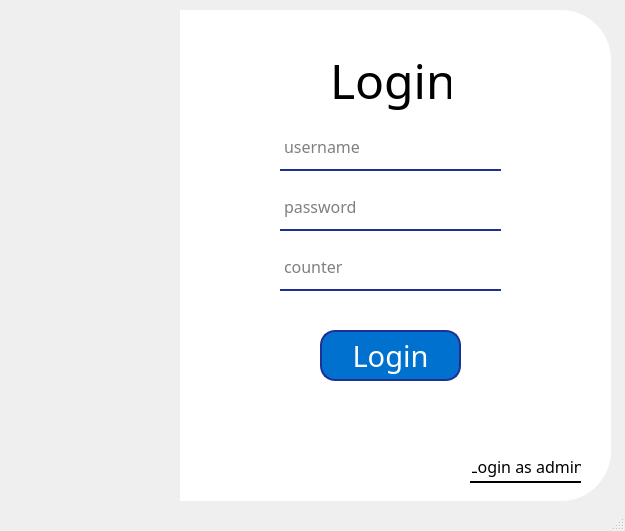
<?xml version="1.0" encoding="UTF-8"?>
<ui version="4.0">
 <class>MainWindow</class>
 <widget class="QMainWindow" name="MainWindow">
  <property name="geometry">
   <rect>
    <x>0</x>
    <y>0</y>
    <width>625</width>
    <height>531</height>
   </rect>
  </property>
  <property name="minimumSize">
   <size>
    <width>625</width>
    <height>531</height>
   </size>
  </property>
  <property name="maximumSize">
   <size>
    <width>625</width>
    <height>531</height>
   </size>
  </property>
  <property name="windowTitle">
   <string>MainWindow</string>
  </property>
  <property name="styleSheet">
   <string notr="true">background-color: none</string>
  </property>
  <property name="tabShape">
   <enum>QTabWidget::Rounded</enum>
  </property>
  <widget class="QWidget" name="centralwidget">
   <widget class="QLabel" name="login_lb_frameleft">
    <property name="geometry">
     <rect>
      <x>10</x>
      <y>10</y>
      <width>171</width>
      <height>491</height>
     </rect>
    </property>
    <property name="styleSheet">
     <string notr="true">border-image: url(:/Images/screens/images/blue_background.jpeg);
border-top-left-radius: 50px;
border-bottom-left-radius: 50px;</string>
    </property>
    <property name="text">
     <string/>
    </property>
   </widget>
   <widget class="QLabel" name="login_lb_frameright">
    <property name="geometry">
     <rect>
      <x>180</x>
      <y>10</y>
      <width>431</width>
      <height>491</height>
     </rect>
    </property>
    <property name="styleSheet">
     <string notr="true">background-color: rgba(255, 255, 255, 255);
border-bottom-right-radius: 50px;
border-top-right-radius: 50px;</string>
    </property>
    <property name="text">
     <string/>
    </property>
   </widget>
   <widget class="QLabel" name="login_lb_loginTitle">
    <property name="geometry">
     <rect>
      <x>330</x>
      <y>50</y>
      <width>121</width>
      <height>61</height>
     </rect>
    </property>
    <property name="font">
     <font>
      <family>Berlin Sans FB</family>
      <pointsize>36</pointsize>
     </font>
    </property>
    <property name="styleSheet">
     <string notr="true">background-color:white;
color: black
</string>
    </property>
    <property name="text">
     <string>Login</string>
    </property>
   </widget>
   <widget class="QLineEdit" name="login_le_username">
    <property name="geometry">
     <rect>
      <x>280</x>
      <y>130</y>
      <width>221</width>
      <height>41</height>
     </rect>
    </property>
    <property name="font">
     <font>
      <family>Berlin Sans FB</family>
      <pointsize>12</pointsize>
     </font>
    </property>
    <property name="styleSheet">
     <string notr="true">padding-bottom: 7px;
border: none;
background-color: white;
border-bottom: 2px solid rgba(30, 47, 151, 1);
padding-left: 2px;</string>
    </property>
    <property name="placeholderText">
     <string>username</string>
    </property>
   </widget>
   <widget class="QLineEdit" name="login_le_passw">
    <property name="geometry">
     <rect>
      <x>280</x>
      <y>190</y>
      <width>221</width>
      <height>41</height>
     </rect>
    </property>
    <property name="font">
     <font>
      <family>Berlin Sans FB</family>
      <pointsize>12</pointsize>
     </font>
    </property>
    <property name="styleSheet">
     <string notr="true">padding-bottom: 7px;
border: none;
background-color: white;
border-bottom: 2px solid rgba(30, 47, 151, 1);
padding-left: 2px;</string>
    </property>
    <property name="inputMethodHints">
     <set>Qt::ImhHiddenText|Qt::ImhNoAutoUppercase|Qt::ImhNoPredictiveText|Qt::ImhSensitiveData</set>
    </property>
    <property name="echoMode">
     <enum>QLineEdit::Password</enum>
    </property>
    <property name="alignment">
     <set>Qt::AlignLeading|Qt::AlignLeft|Qt::AlignVCenter</set>
    </property>
    <property name="readOnly">
     <bool>false</bool>
    </property>
    <property name="placeholderText">
     <string>password</string>
    </property>
    <property name="cursorMoveStyle">
     <enum>Qt::LogicalMoveStyle</enum>
    </property>
   </widget>
   <widget class="QPushButton" name="login_btn_login">
    <property name="geometry">
     <rect>
      <x>320</x>
      <y>330</y>
      <width>141</width>
      <height>51</height>
     </rect>
    </property>
    <property name="font">
     <font>
      <family>Berlin Sans FB</family>
      <pointsize>22</pointsize>
     </font>
    </property>
    <property name="toolTip">
     <string>log in</string>
    </property>
    <property name="whatsThis">
     <string/>
    </property>
    <property name="styleSheet">
     <string notr="true">background-color: rgb(0,113,206);
alternate-background-color: qradialgradient(spread:repeat, cx:0.5, cy:0.5, radius:0.077, fx:0.5, fy:0.5, stop:0 rgba(0, 169, 255, 147), stop:0.497326 rgba(0, 0, 0, 147), stop:1 rgba(0, 169, 255, 147));
color: white;
border-radius: 15px;
border: 2px solid rgba(30, 47, 151, 1); </string>
    </property>
    <property name="text">
     <string>Login</string>
    </property>
   </widget>
   <widget class="QLabel" name="login_lbl_warning">
    <property name="enabled">
     <bool>true</bool>
    </property>
    <property name="geometry">
     <rect>
      <x>300</x>
      <y>400</y>
      <width>221</width>
      <height>21</height>
     </rect>
    </property>
    <property name="font">
     <font>
      <family>Berlin Sans FB</family>
      <pointsize>12</pointsize>
     </font>
    </property>
    <property name="styleSheet">
     <string notr="true">color: red;
background-color: white</string>
    </property>
    <property name="text">
     <string/>
    </property>
   </widget>
   <widget class="QLineEdit" name="login_le_counter">
    <property name="geometry">
     <rect>
      <x>280</x>
      <y>250</y>
      <width>221</width>
      <height>41</height>
     </rect>
    </property>
    <property name="font">
     <font>
      <family>Berlin Sans FB</family>
      <pointsize>12</pointsize>
     </font>
    </property>
    <property name="styleSheet">
     <string notr="true">padding-bottom: 7px;
border: none;
background-color: white;
border-bottom: 2px solid rgba(30, 47, 151, 1);
padding-left: 2px;</string>
    </property>
    <property name="text">
     <string/>
    </property>
    <property name="placeholderText">
     <string>counter</string>
    </property>
   </widget>
   <widget class="QLabel" name="login_lb_logo">
    <property name="geometry">
     <rect>
      <x>40</x>
      <y>50</y>
      <width>111</width>
      <height>101</height>
     </rect>
    </property>
    <property name="styleSheet">
     <string notr="true">background-color: none;
background-image: url(:/Images/screens/images/logo_edited.png);</string>
    </property>
    <property name="text">
     <string/>
    </property>
   </widget>
   <widget class="QPushButton" name="login_btn_admin">
    <property name="geometry">
     <rect>
      <x>470</x>
      <y>452</y>
      <width>111</width>
      <height>31</height>
     </rect>
    </property>
    <property name="font">
     <font>
      <family>Berlin Sans FB</family>
      <pointsize>12</pointsize>
     </font>
    </property>
    <property name="cursor">
     <cursorShape>PointingHandCursor</cursorShape>
    </property>
    <property name="toolTip">
     <string>open the admin panel</string>
    </property>
    <property name="styleSheet">
     <string notr="true">padding-bottom:1px;
border: none;
background-color: white;
border-bottom: 2px solid black;
padding-left: 2px;</string>
    </property>
    <property name="text">
     <string>Login as admin</string>
    </property>
   </widget>
  </widget>
  <widget class="QStatusBar" name="statusbar"/>
 </widget>
 <tabstops>
  <tabstop>login_le_username</tabstop>
  <tabstop>login_le_passw</tabstop>
  <tabstop>login_le_counter</tabstop>
  <tabstop>login_btn_login</tabstop>
 </tabstops>
 <resources>
  <include location="../resources.qrc"/>
 </resources>
 <connections/>
</ui>
